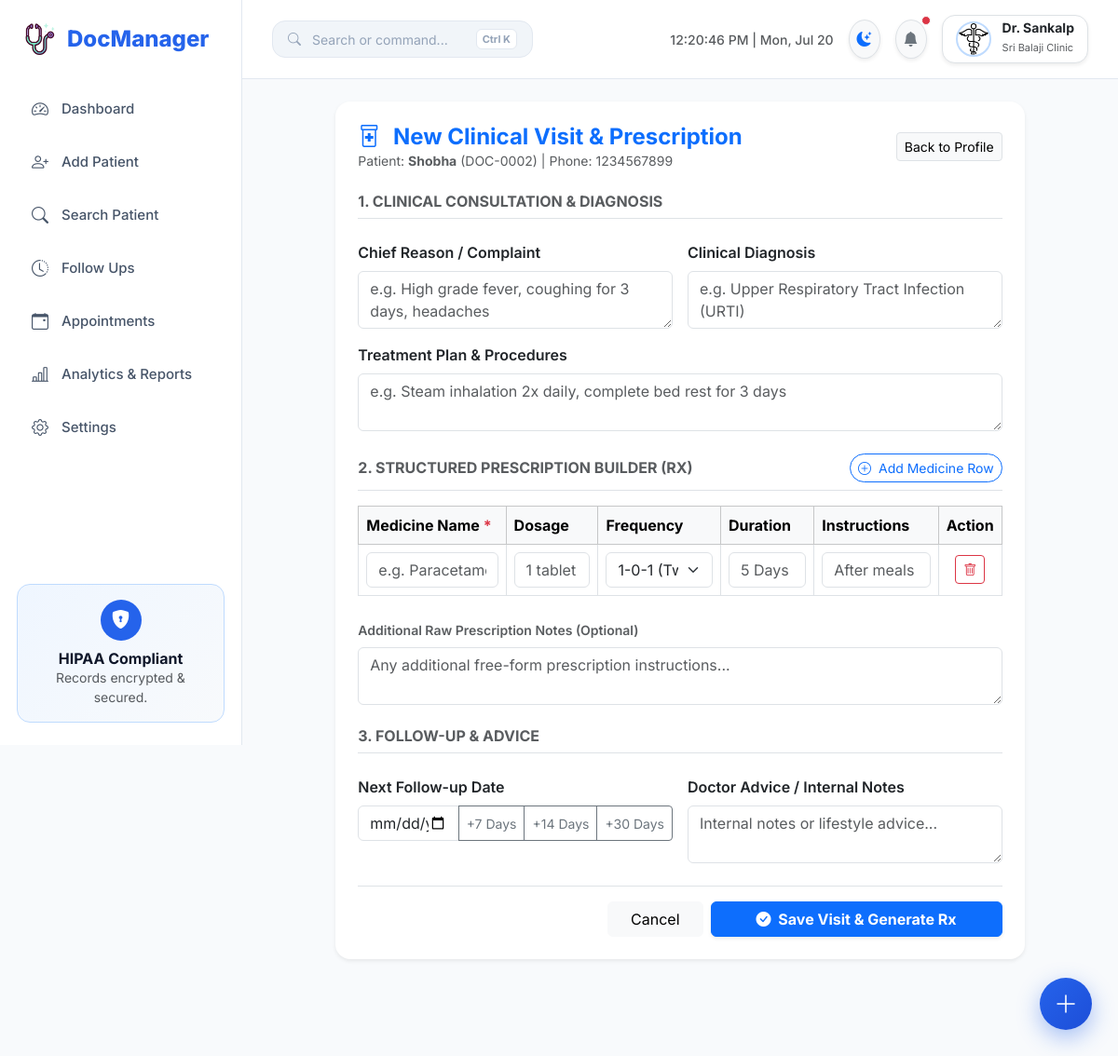
/patient/2/new-visit (signed in), run on the app's committed database.
### models.py (models this page shows)
class Doctor(UserMixin, db.Model):
    __tablename__ = "doctors"
    id = db.Column(db.Integer, primary_key=True)
    name = db.Column(db.String(100), nullable=False)
    clinic_name = db.Column(db.String(150), nullable=False)
    email = db.Column(db.String(120), unique=True, nullable=False, index=True)
    phone = db.Column(db.String(15), unique=True, nullable=False, index=True)
    password_hash = db.Column(db.String(255), nullable=False)
    clinic_address = db.Column(db.Text)
    qualification = db.Column(db.String(100))
    logo = db.Column(db.String(255))
    created_at = db.Column(db.DateTime, default=utc_now)
    patients = db.relationship("Patient", backref="doctor", lazy=True, cascade="all, delete-orphan")
    appointments = db.relationship("Appointment", backref="doctor", lazy=True, cascade="all, delete-orphan")

class Patient(db.Model):
    __tablename__ = "patients"
    id = db.Column(db.Integer, primary_key=True)
    patient_code = db.Column(db.String(30), unique=True, index=True)
    doctor_id = db.Column(db.Integer, db.ForeignKey("doctors.id"), nullable=False, index=True)
    name = db.Column(db.String(100), nullable=False, index=True)
    phone = db.Column(db.String(15), nullable=False, index=True)
    email = db.Column(db.String(120))
    age = db.Column(db.Integer)
    gender = db.Column(db.String(20))
    blood_group = db.Column(db.String(10))
    medical_history = db.Column(db.Text)
    emergency_contact = db.Column(db.String(100))
    address = db.Column(db.Text)
    created_at = db.Column(db.DateTime, default=utc_now)
    visits = db.relationship("Visit", backref="patient", lazy=True, cascade="all, delete-orphan", order_by="desc(Visit.visit_date)")
    appointments = db.relationship("Appointment", backref="patient", lazy=True, cascade="all, delete-orphan")
    documents = db.relationship("PatientDocument", backref="patient", lazy=True, cascade="all, delete-orphan")

### app/blueprints/visits.py (the view, shortened to what this page needs)
@visits_bp.route("/patient/<int:patient_id>/new-visit", methods=["GET", "POST"])
@login_required
def new_visit(patient_id):
    patient = Patient.query.filter_by(id=patient_id, doctor_id=current_user.id).first_or_404()
    return render_template("new_visit.html", patient=patient, page_title="New Visit & Prescription")

### templates/new_visit.html (shortened to what this page needs)
{% extends "base.html" %}
{% block content %}
<div class="row justify-content-center">
  <div class="col-lg-11 col-xl-10">
    <div class="card border-0 shadow-sm rounded-4">
      <div class="card-header bg-transparent border-0 pt-4 px-4 pb-0 d-flex justify-content-between align-items-center">
        <div>
          <h4 class="fw-bold m-0 text-primary"><i class="bi bi-prescription2 me-2"></i> New Clinical Visit & Prescription</h4>
          <p class="text-muted small mb-0">Patient: <strong>{{ patient.name }}</strong> ({{ patient.patient_code }}) | Phone: {{ patient.phone }}</p>
        </div>
        <a href="{{ url_for('patients.patient_profile', patient_id=patient.id) }}" class="btn btn-sm btn-light border">Back to Profile</a>
      </div>
      <div class="card-body p-4">
        <form method="POST" action="{{ url_for('visits.new_visit', patient_id=patient.id) }}">
          <div class="row g-3 mb-4">
            <div class="col-12"><h6 class="fw-bold text-muted text-uppercase border-bottom pb-2">1. Clinical Consultation & Diagnosis</h6></div>
            <div class="col-md-6">
              <label class="form-label fw-semibold">Chief Reason / Complaint</label>
              <textarea name="reason" class="form-control" rows="2" placeholder="e.g. High grade fever, coughing for 3 days, headaches"></textarea>
            </div>
            <div class="col-md-6">
              <label class="form-label fw-semibold">Clinical Diagnosis</label>
              <textarea name="diagnosis" class="form-control" rows="2" placeholder="e.g. Upper Respiratory Tract Infection (URTI)"></textarea>
            </div>
            <div class="col-12">
              <label class="form-label fw-semibold">Treatment Plan & Procedures</label>
              <textarea name="treatment" class="form-control" rows="2" placeholder="e.g. Steam inhalation 2x daily, complete bed rest for 3 days"></textarea>
            </div>
          </div>
          <div class="mb-4">
            <div class="d-flex justify-content-between align-items-center border-bottom pb-2 mb-3">
              <h6 class="fw-bold text-muted text-uppercase m-0">2. Structured Prescription Builder (Rx)</h6>
              <button type="button" class="btn btn-sm btn-outline-primary rounded-pill" id="addMedRowBtn">
                <i class="bi bi-plus-circle me-1"></i> Add Medicine Row
              </button>
            </div>
            <div class="table-responsive">
              <table class="table table-bordered align-middle" id="medicineTable">
                <thead class="table-light">
                  <tr>
                    <th style="width: 25%;">Medicine Name <span class="text-danger">*</span></th>
                    <th style="width: 15%;">Dosage</th>
                    <th style="width: 20%;">Frequency</th>
                    <th style="width: 15%;">Duration</th>
                    <th style="width: 20%;">Instructions</th>
                    <th style="width: 5%;" class="text-center">Action</th>
                  </tr>
                </thead>
                <tbody id="medicineTableBody">
                  <tr>
                    <td><input type="text" name="med_name[]" class="form-control" placeholder="e.g. Paracetamol 650mg" required /></td>
                    <td><input type="text" name="med_dosage[]" class="form-control" placeholder="1 tablet" /></td>
                    <td>
                      <select name="med_frequency[]" class="form-select">
                        <option value="1-0-1 (Twice daily)">1-0-1 (Twice daily)</option>
                      </select>
                    </td>
                    <td><input type="text" name="med_duration[]" class="form-control" placeholder="5 Days" /></td>
                    <td><input type="text" name="med_instructions[]" class="form-control" placeholder="After meals" /></td>
                    <td class="text-center"><button type="button" class="btn btn-sm btn-outline-danger remove-row-btn"><i class="bi bi-trash"></i></button></td>
                  </tr>
                </tbody>
              </table>
            </div>
            <div class="mt-2">
              <label class="form-label fw-semibold small text-muted">Additional Raw Prescription Notes (Optional)</label>
              <textarea name="prescription" class="form-control" rows="2" placeholder="Any additional free-form prescription instructions..."></textarea>
            </div>
          </div>
          <div class="row g-3 mb-4">
            <div class="col-12"><h6 class="fw-bold text-muted text-uppercase border-bottom pb-2">3. Follow-up & Advice</h6></div>
            <div class="col-md-6">
              <label class="form-label fw-semibold">Next Follow-up Date</label>
              <div class="input-group">
                <input type="date" name="follow_up_date" id="followUpDateInput" class="form-control" />
                <button type="button" class="btn btn-outline-secondary btn-sm" onclick="setFollowUp(7)">+7 Days</button>
                <button type="button" class="btn btn-outline-secondary btn-sm" onclick="setFollowUp(14)">+14 Days</button>
                <button type="button" class="btn btn-outline-secondary btn-sm" onclick="setFollowUp(30)">+30 Days</button>
              </div>
            </div>
            <div class="col-md-6">
              <label class="form-label fw-semibold">Doctor Advice / Internal Notes</label>
              <textarea name="notes" class="form-control" rows="2" placeholder="Internal notes or lifestyle advice..."></textarea>
            </div>
          </div>
          <div class="pt-3 border-top d-flex justify-content-end gap-2">
            <a href="{{ url_for('patients.patient_profile', patient_id=patient.id) }}" class="btn btn-light px-4">Cancel</a>
            <button type="submit" class="btn btn-primary px-5 fw-bold shadow-sm">
              <i class="bi bi-check-circle-fill me-1"></i> Save Visit & Generate Rx
            </button>
          </div>
        </form>
      </div>
    </div>
  </div>
</div>
{% endblock %}

### templates/base.html (shortened to what this page needs)
<!doctype html>
<html lang="en" data-theme="light">
  <head>
    <link href="https://cdn.jsdelivr.net/npm/bootstrap@5.3.3/dist/css/bootstrap.min.css" rel="stylesheet">
    <link rel="stylesheet" href="https://cdn.jsdelivr.net/npm/bootstrap-icons@1.11.3/font/bootstrap-icons.min.css">
    <link rel="stylesheet" href="{{ url_for('static', filename='css/style.css') }}" />
  </head>
  <body>
    {% if current_user.is_authenticated %}
    <aside class="sidebar">
      <a href="{{ url_for('patients.dashboard') }}" class="logo text-decoration-none">
        <img src="{{ url_for('static', filename='images/stethoscope.png') }}" width="34" alt="Logo" />
        <span>DocManager</span>
      </a>
      <ul class="sidebar-menu">
        <li>
          <a href="{{ url_for('patients.dashboard') }}" class="{% if request.endpoint == 'patients.dashboard' %}active{% endif %}">
            <i class="bi bi-speedometer2"></i> Dashboard
          </a>
        </li>
        <li>
          <a href="{{ url_for('patients.add_patient') }}" class="{% if request.endpoint == 'patients.add_patient' %}active{% endif %}">
            <i class="bi bi-person-plus"></i> Add Patient
          </a>
        </li>
        <li>
          <a href="{{ url_for('patients.search_patient') }}" class="{% if request.endpoint == 'patients.search_patient' %}active{% endif %}">
            <i class="bi bi-search"></i> Search Patient
          </a>
        </li>
        <li>
          <a href="{{ url_for('patients.follow_ups') }}" class="{% if request.endpoint == 'patients.follow_ups' %}active{% endif %}">
            <i class="bi bi-clock-history"></i> Follow Ups
          </a>
        </li>
        <li>
          <a href="{{ url_for('appointments.appointments') }}" class="{% if 'appointments' in request.endpoint %}active{% endif %}">
            <i class="bi bi-calendar-event"></i> Appointments
          </a>
        </li>
        <li>
          <a href="{{ url_for('analytics.analytics_dashboard') }}" class="{% if 'analytics' in request.endpoint %}active{% endif %}">
            <i class="bi bi-bar-chart-line"></i> Analytics & Reports
          </a>
        </li>
        <li>
          <a href="{{ url_for('settings.settings') }}" class="{% if request.endpoint == 'settings.settings' %}active{% endif %}">
            <i class="bi bi-gear"></i> Settings
          </a>
        </li>
      </ul>
      <div class="sidebar-footer">
        <div class="security-card">
          <div class="security-icon">
            <i class="bi bi-shield-lock-fill"></i>
          </div>
          <h6 class="fw-bold m-0">HIPAA Compliant</h6>
          <p class="small text-muted mb-0">Records encrypted & secured.</p>
        </div>
      </div>
    </aside>
    {% endif %}
    <main class="{% if current_user.is_authenticated %}main-content{% endif %}">
      {% if current_user.is_authenticated %}
      <div class="topbar">
        <div class="d-flex align-items-center gap-3">
          <button class="cmd-trigger-btn trigger-cmd">
            <i class="bi bi-search"></i>
            <span>Search or command...</span>
            <span class="cmd-key">Ctrl K</span>
          </button>
        </div>
        <div class="d-flex align-items-center gap-3">
          <div id="liveClock" class="d-none d-md-block text-muted small fw-medium"></div>
          <button id="themeToggleBtn" class="btn btn-light rounded-circle border shadow-sm p-2" title="Toggle Theme">
            <i id="themeToggleIcon" class="bi bi-moon-stars-fill text-primary"></i>
          </button>
          <div class="dropdown">
            <button class="btn btn-light rounded-circle border shadow-sm p-2 position-relative" data-bs-toggle="dropdown">
              <i class="bi bi-bell-fill text-secondary"></i>
              <span class="position-absolute top-0 start-100 translate-middle p-1 bg-danger border border-light rounded-circle"></span>
            </button>
          </div>
          <div class="dropdown">
            <button class="profile-btn border shadow-sm" data-bs-toggle="dropdown">
              {% if current_user.logo %}
                <img src="{{ url_for('static', filename='uploads/' + current_user.logo) }}" class="doctor-logo" alt="Logo" />
              {% else %}
                <div class="avatar">{{ current_user.name[0] }}</div>
              {% endif %}
              <div class="text-start d-none d-md-block">
                <div class="fw-bold lh-1 text-dark" style="font-size: 14px;">Dr. {{ current_user.name }}</div>
                <small class="text-muted" style="font-size: 11px;">{{ current_user.clinic_name }}</small>
              </div>
            </button>
          </div>
        </div>
      </div>
      {% endif %}
      <div class="container-fluid p-4">
        {% block content %}{% endblock %}
      </div>
    </main>
    {% if current_user.is_authenticated %}
    <div class="fab-container" id="fabContainer">
      <button class="fab-main" id="fabMain" title="Quick Actions"><i class="bi bi-plus-lg"></i></button>
    </div>
    {% endif %}
    <div id="toastContainer" class="position-fixed bottom-0 end-0 p-3" style="z-index: 10000;"></div>
  </body>
</html>

### data on the page
Doctor: logo (picture), name "Sankalp", clinic_name "Sri Balaji Clinic"
Patient: name "Shobha", patient_code "DOC-0002", phone "1234567899"
